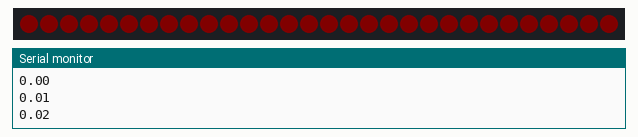
This sketch was run on a simulated Arduino Uno, built with avr-gcc and run on an emulated ATmega328P. Shown: 30 RGB LEDs in strip order, left to right, the last lines printed to the serial monitor. Dim RGB values are drawn brighter than linear.

Above: at 0.11 s.
At 39.9 s:
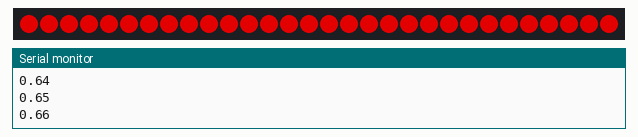

The sketch:

led.ino
```cpp
#include <FastLED.h>

#define LED_PIN     7
#define NUM_LEDS    30

CRGB leds[NUM_LEDS];

void setup() {
  Serial.begin(9600);
  FastLED.addLeds<WS2812, LED_PIN, GRB>(leds, NUM_LEDS);

}

float fract(float x) { return x - int(x); }

float mix(float a, float b, float t) { return a + (b - a) * t; }

float step(float e, float x) { return x < e ? 0.0 : 1.0; }

float* hsv2rgb(float h, float self, float b, float* rgb) {
  rgb[0] = b * mix(1.0, constrain(abs(fract(h + 1.0) * 6.0 - 3.0) - 1.0, 0.0, 1.0), self);
  rgb[1] = b * mix(1.0, constrain(abs(fract(h + 0.6666666) * 6.0 - 3.0) - 1.0, 0.0, 1.0), self);
  rgb[2] = b * mix(1.0, constrain(abs(fract(h + 0.3333333) * 6.0 - 3.0) - 1.0, 0.0, 1.0), self);
  return rgb;
}

int i = 0;
float* rgb;
float h;

void loop() {
  h = ((float)i / 100.0) - (i / 100);
  Serial.println(h);
  rgb = hsv2rgb(h, 1, 0.1, rgb);
  for (int n = 0; n < NUM_LEDS; ++n) {
    // leds[n] = CRGB((int)(rgb[0]*255), (int)(rgb[1]*255), (int)(rgb[2]*255));
    leds[n] = CRGB((int)(h*255), 0, 0);
  }
  FastLED.show();
  delay(50);
  i++;
}
```
